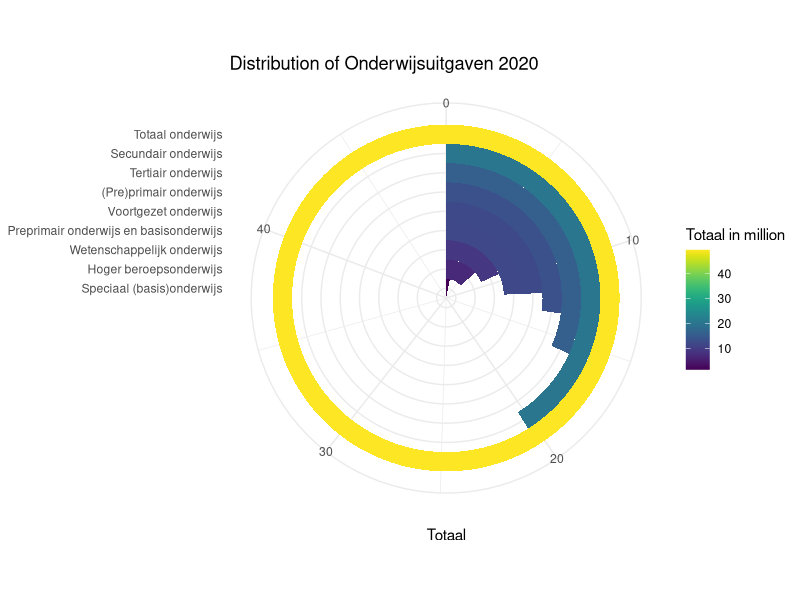
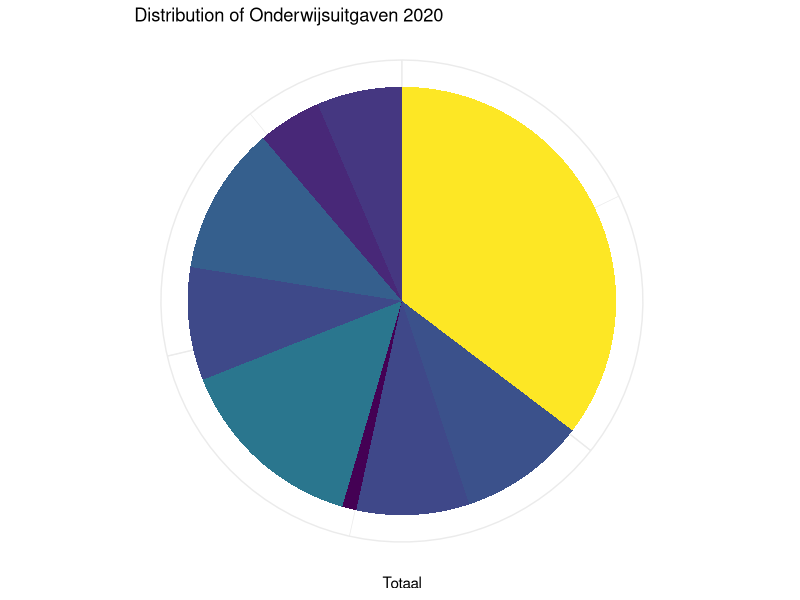
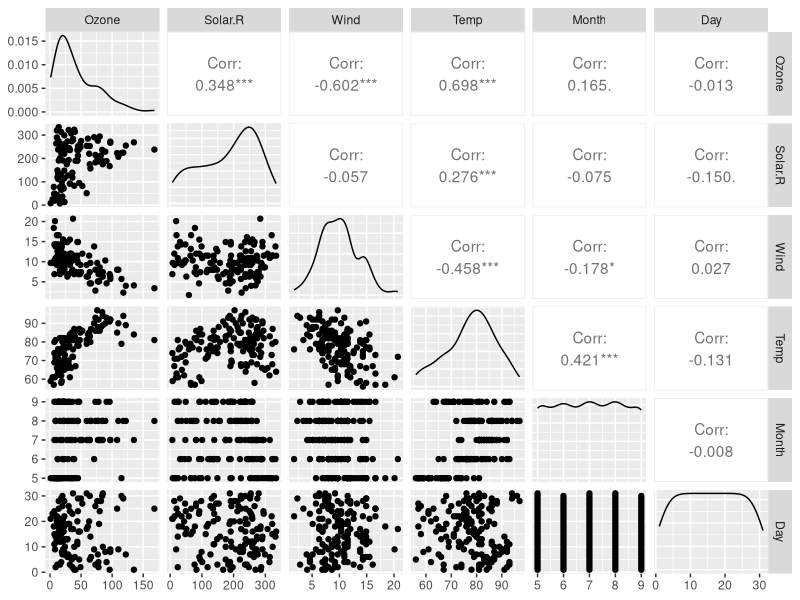

Reproduce these figures in R, in order.
## ---- chunk 1
# Load the required libraries
library(ggplot2)
library(dplyr)
library(RColorBrewer)
library(viridis)
library(GGally)

# Read the dataset
data <- read.csv("onderwijsuitgaven_2020.csv")

# Create a pie chart
pie_chart <- ggplot(data, aes(x = reorder(Onderwijssectoren, Totaal, decrease=TRUE  ), y = Totaal, fill = Totaal)) +
  geom_bar(stat = "identity", width = 1) +
  coord_polar("y", start = 0) +
  labs(title = "Distribution of Onderwijsuitgaven 2020", fill = "Totaal in million") +
  theme_minimal()+
  theme(axis.title.y = element_blank()) +
  scale_fill_viridis()

# Display the pie chart
print(pie_chart)

# Create a pie chart
pie_chart <- ggplot(data, aes(x = "", y = Totaal, fill = Totaal)) +
  geom_bar(stat = "identity", width = 1) +
  coord_polar("y", start = 0) +
  labs(title = "Distribution of Onderwijsuitgaven 2020", fill = "Totaal in million") +
  theme_minimal()+
  theme(axis.title.y = element_blank()) +
   scale_fill_viridis() +  theme(axis.text = element_blank(), legend.position = "none")
   
   
# Display the pie chart
print(pie_chart)


ggpairs(airquality)






